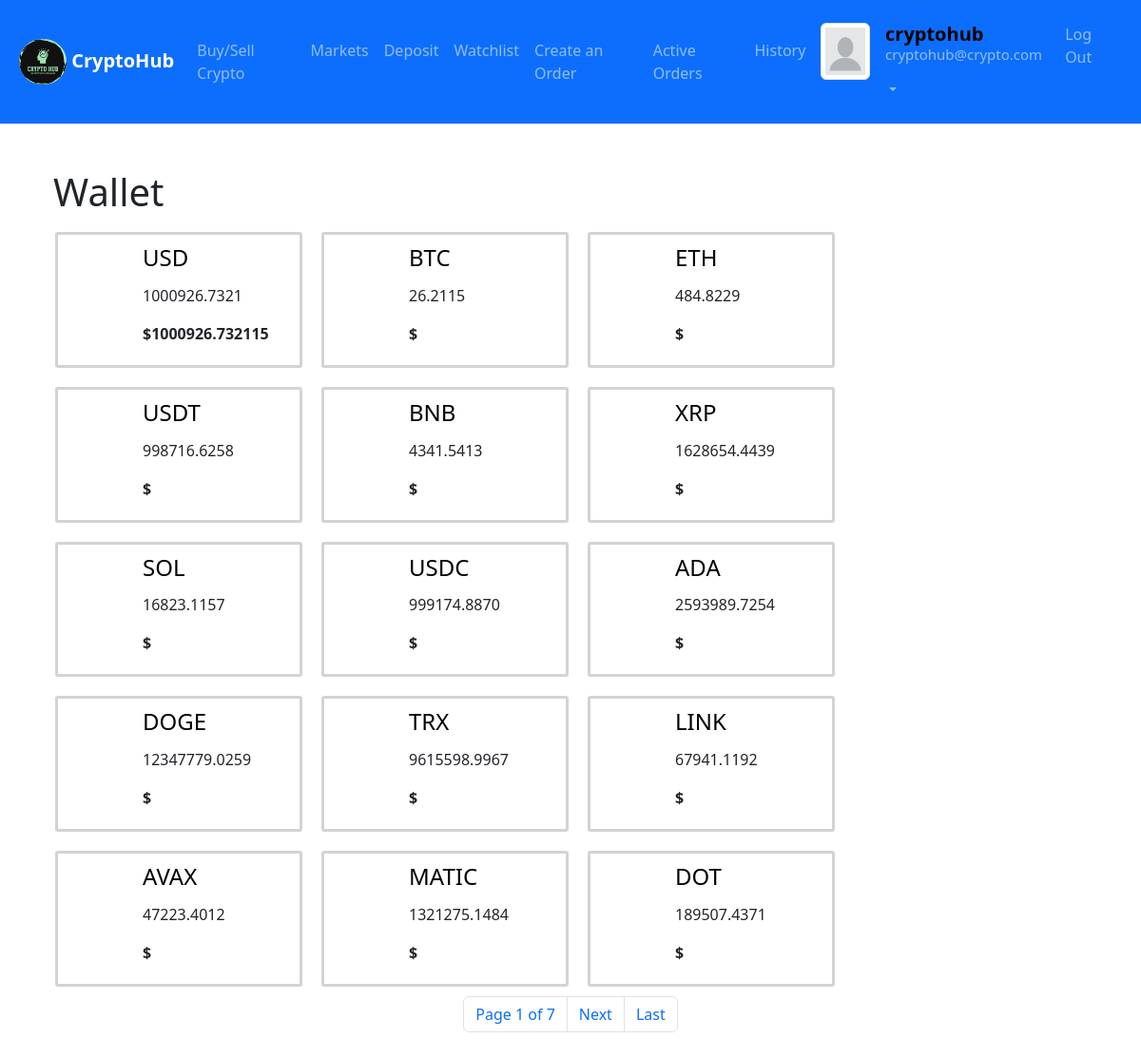
/wallet (signed in), run on an earlier commit of the app's database.
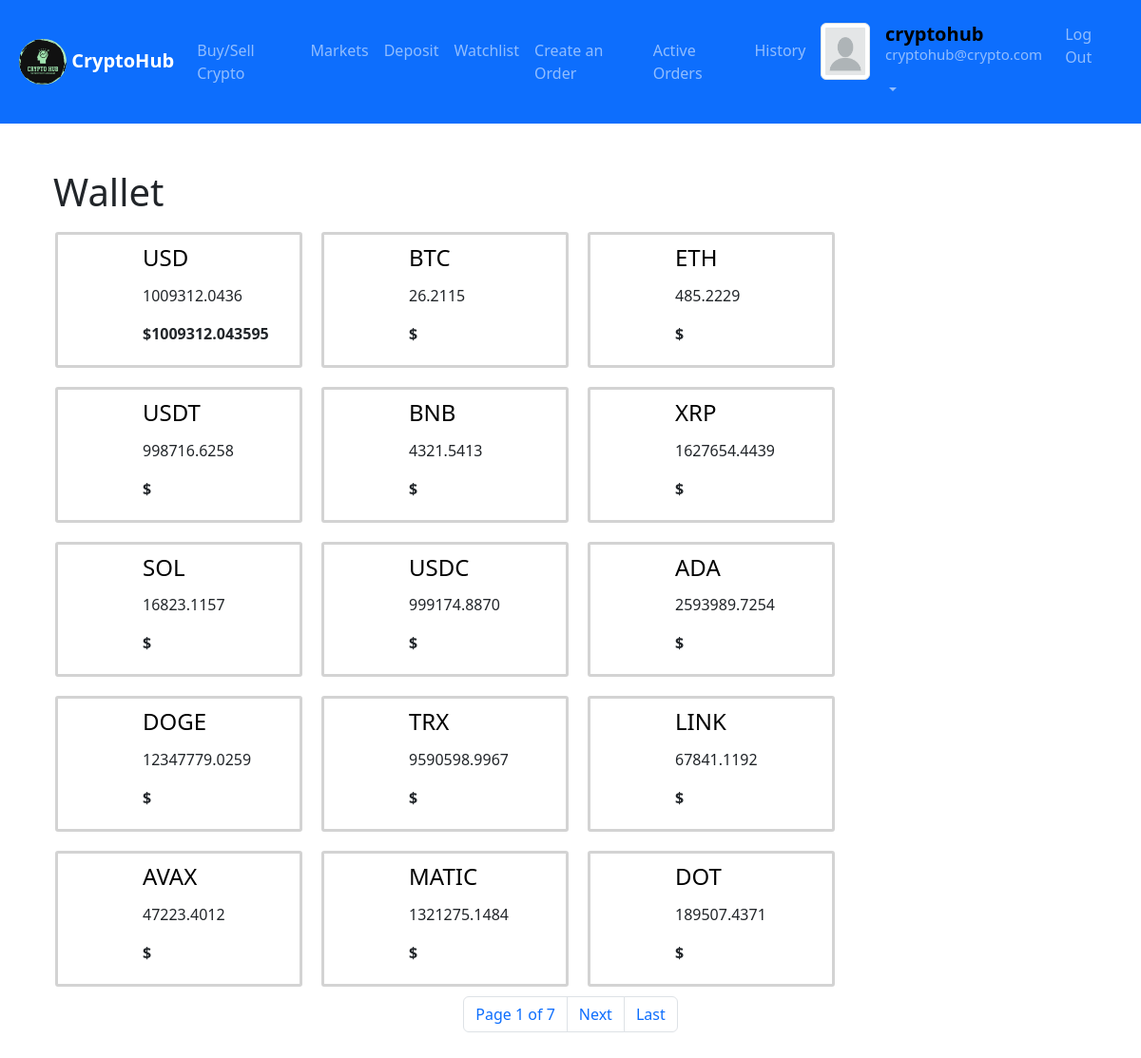
And on a later commit of the database.
### exchange/models.py (models this page shows, shortened)
class User(AbstractUser):
    profile_url=models.URLField(blank=True)

class Coin(models.Model):
    coin=models.ForeignKey(List_Coin,on_delete=models.CASCADE,related_name="purchases")
    last_purchased=models.DateTimeField(default=datetime.datetime.now())
    current_coin_amount=models.FloatField(default=0)

class List_Coin(models.Model):
    coin_id=models.CharField(max_length=64,unique=True)
    symbol=models.CharField(max_length=16,unique=True)
    title=models.CharField(max_length=64,unique=True)
    logo_url=models.URLField(blank=True)

### exchange/views.py (the view)
# urls.py: path("wallet", views.wallet, name="wallet"),
@login_required
def wallet(request):
    try:
        wallet = Wallet.objects.get(owner=request.user)
        coins = wallet.coins.all()
        paginator = Paginator(coins, 15)
        page_number = request.GET.get("page")
        page_obj = paginator.get_page(page_number)
    except:
        page_obj = []
    return render(request, 'wallet.html', {'coins': page_obj})

### exchange/templates/wallet.html (shortened to what this page needs)
{% extends "layout.html" %}
{% block body %}
<div id="wallet_div">
    <h1 class="ms-2">Wallet</h1>
    <div id="container">
        {%for item in coins%}
        <div class="row">
            <div class="col-1 mt-2">
            </div>
            <div class="col-2 ms-5">
                <a style="text-decoration: none;color: black;" href="{%url 'view_coin' item.coin.coin_id %}"
                            ><h4 style="padding:5px 0;text-align:left;">{{item.coin.symbol}} </h4>
                        </a>
                <p>{{item.current_coin_amount|floatformat:4}}</p>
                    {%if item.coin.coin_id == 'usd' %}
                    <p style="font-weight: bold;" >$<span data-amount="{{item.current_coin_amount}}" id="wallet_current_total_amount_{{item.coin.coin_id}}">{{item.current_coin_amount|floatformat:6}}</span></p>
                    {%else%}
                    <p style="font-weight: bold;">$<span data-amount="{{item.current_coin_amount}}" id="wallet_current_total_amount_{{item.coin.coin_id}}"></span></p>
                    {%endif%}
            </div>
        </div>
        {%empty%}
        <h4>No Coins Yet</h4>
        {%endfor%}
    </div>
</div>
{%if coins%}
<nav >
    <ul class="pagination justify-content-center">
      <li class="page-item"><a id="market_current" class="page-link" href="?page={{ coins.number }}">Page {{ coins.number }} of {{ coins.paginator.num_pages }}</a></li>
      {% if coins.has_next %}
      <li class="page-item"><a id="market_next" class="page-link" href="?page={{ coins.next_page_number }}">Next</a></li>
      <li class="page-item"><a id="market_last" class="page-link" href="?page={{ coins.paginator.num_pages }}">Last</a></li>
      {% endif %}
    </ul>
  </nav>
  {% endif %}
{% endblock %}

### exchange/templates/layout.html (shortened to what this page needs)
{% load static %}
<!DOCTYPE html>
<html lang="en">
  <head>
    <link
      href="https://cdn.jsdelivr.net/npm/bootstrap@5.3.2/dist/css/bootstrap.min.css"
      rel="stylesheet"
    />
    <link rel="stylesheet" href="{% static 'style.css'%}" />
  </head>
  <body>
    <nav class="navbar navbar-expand-sm bg-primary navbar-dark">
      <div class="container-fluid m-2">
        <a class="navbar-brand" href="{%url 'index'%}">
          <img
            src="{% static 'media\cryptohub.png'%}"
            alt="Crypto Hub"
            width="50px"
            class="rounded-pill"
            \
          />
          <strong>CryptoHub</strong>
        </a>
        <div class="collapse navbar-collapse" id="collapsibleNavbar">
          <ul class="navbar-nav">
            <li class="nav-item">
              <a class="nav-link" href="{% url 'buy_sell' %}"
                >Buy/Sell Crypto</a
              >
            </li>
            <li class="nav-item">
              <a class="nav-link" href="{%url 'markets'%}">Markets</a>
            </li>
            {% if user.is_authenticated %}
            <li class="nav-item">
              <a class="nav-link" href="{% url 'deposit' %}">Deposit</a>
            </li>
            <li class="nav-item">
              <a class="nav-link" href="{% url 'watchlist' %}">Watchlist</a>
            </li>
            <li class="nav-item">
              <a class="nav-link" href="{% url 'create_orders' %}"
                >Create an Order</a
              >
            </li>
            <li class="nav-item">
              <a class="nav-link" href="{% url 'all_orders' %}">Active Orders</a>
            </li>
            <li class="nav-item">
              <a class="nav-link" href="{% url 'history' %}">History</a>
            </li>
            {%endif%}
          </ul>
        </div>
        <div
          class="collapse navbar-collapse justify-content-end"
          id="collapsibleNavbar"
        >
          <ul class="navbar-nav">
            {% if user.is_authenticated %}
            <li class="nav-item">
              <a class="nav-link" href="{%url 'profile'%}">
                <img
                  style="width: 60px; height: 60px"
                  {%if user.profile_url %}
                  src="{{user.profile_url}}"
                  {%else%}
                  src="{% static 'media\blank.png' %}"
                  {%endif%}
                  alt="..."
                  class="img-thumbnail"
                />
              </a>
            </li>
            <li class="nav-item dropdown me-2">
              <a
                class="nav-link dropdown-toggle"
                href="#"
                role="button"
                data-bs-toggle="dropdown"
              >
                <h5>
                  <strong style="color: black">{{user.username}}</strong>
                  <p style="font-size: 15px">{{user.email}}</p>
                </h5>
              </a>
            </li>
            <li class="nav-item">
              <a class="nav-link" href="{%url 'logout'%}">Log Out</a>
            </li>
            {%endif%}
          </ul>
        </div>
      </div>
    </nav>
    <div class="m-5">
      {% block body %} {% endblock %}
    </div>
  </body>
</html>

### exchange/static/style.css (style rules this page uses)
body { font-family: "Courier New", Courier, monospace "Segoe UI", Tahoma, Geneva, Verdana, sans-serif; }
.row { padding: 5px; }
#container { display: flex; flex-wrap: wrap; }
#container>div { border-style: solid; border-radius: 3px; border-color: lightgrey; margin: 10px; width: 260px; }

What changed in the data, as far as the page shows it:
changed Coin "USD": current_coin_amount "1000926.7321" → "1009312.0436"; current_coin_amount "1000926.732115" → "1009312.043595"
changed Coin "ETH": current_coin_amount "484.8229" → "485.2229"
changed Coin "BNB": current_coin_amount "4341.5413" → "4321.5413"
changed Coin "XRP": current_coin_amount "1628654.4439" → "1627654.4439"
changed Coin "TRX": current_coin_amount "9615598.9967" → "9590598.9967"
changed Coin "LINK": current_coin_amount "67941.1192" → "67841.1192"
